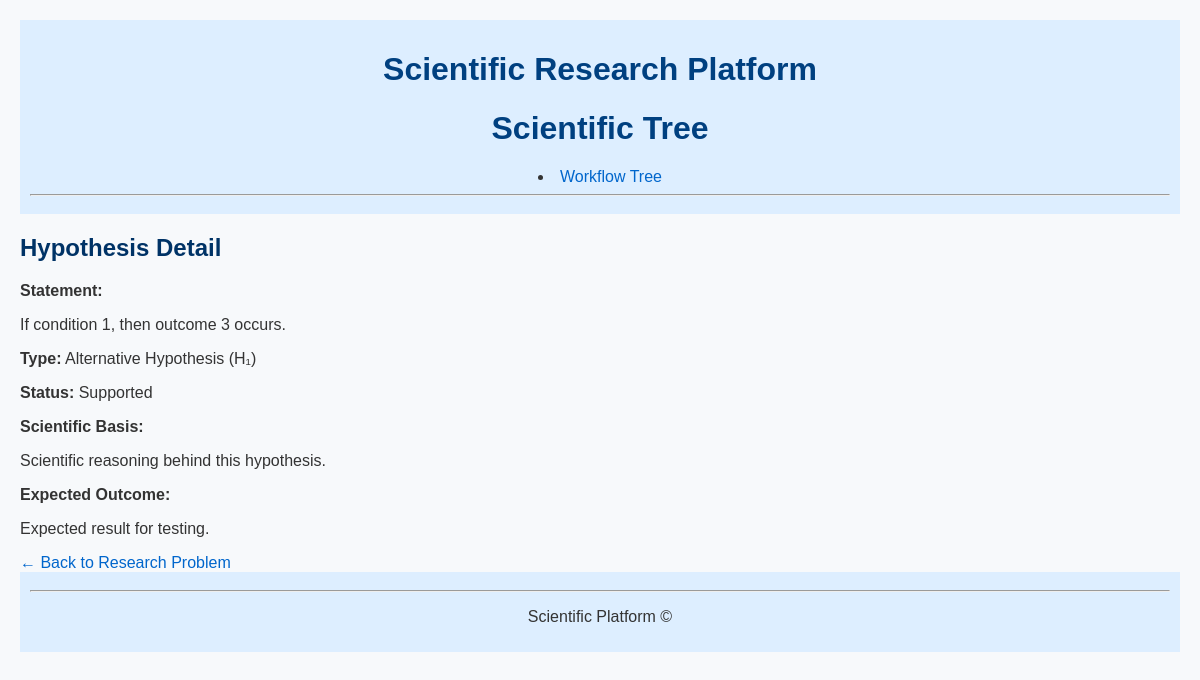
Screenshot of /hypotheses/3/ with the database file from the repository.
### scientificmethod/models.py (models this page shows, shortened)
class TimestampedModel(models.Model):
    created_at = models.DateTimeField(default=timezone.now)
    updated_at = models.DateTimeField(auto_now=True)
    class Meta:
        abstract = True

class Hypothesis(TimestampedModel):
    research_question = models.ForeignKey(ResearchQuestion, on_delete=models.CASCADE, related_name='hypotheses')
    parent_hypothesis = models.ForeignKey('self', null=True, blank=True, on_delete=models.SET_NULL, related_name='child_hypotheses')
    statement = MDTextField()
    hypothesis_type = models.CharField(
        max_length=20,
        choices=[
            ('Null', 'Null Hypothesis (H₀)'),
            ('Alternative', 'Alternative Hypothesis (H₁)')
        ]
    )
    scientific_basis = MDTextField(null=True, blank=True)
    expected_outcome = MDTextField(null=True, blank=True)
    status = models.CharField(
        max_length=20,
        choices=[
            ('Pending', 'Pending Testing'),
            ('Supported', 'Supported by Data'),
            ('Refuted', 'Refuted by Data'),
            ('Modified', 'Modified after Results')
        ],
        default='Pending'
    )
    modification_notes = MDTextField(null=True, blank=True)

### scientificmethod/views.py (the view)
# urls.py: path('hypotheses/<int:pk>/', views.HypothesisDetailView.as_view(), name='hypothesis_detail'),
class HypothesisDetailView(generic.DetailView):
    model = Hypothesis
    template_name = 'scientificmethod/hypothesis_detail.html'
    context_object_name = 'hypothesis'
    def get_context_data(self, **kwargs):
        context = super().get_context_data(**kwargs)
        context['version_history'] = EditHistory.objects.filter(model_name='Hypothesis', object_id=self.object.pk).order_by('-created_at')
        return context

### scientificmethod/templates/scientificmethod/hypothesis_detail.html
{% extends "scientificmethod/../scimethod/base.html" %}
{% block content %}
<h2>Hypothesis Detail</h2>
<p><strong>Statement:</strong><br>{{ hypothesis.statement|linebreaks }}</p>
<p><strong>Type:</strong> {{ hypothesis.get_hypothesis_type_display }}</p>
<p><strong>Status:</strong> {{ hypothesis.status }}</p>
<p><strong>Scientific Basis:</strong><br>{{ hypothesis.scientific_basis|default:"-"|linebreaks }}</p>
<p><strong>Expected Outcome:</strong><br>{{ hypothesis.expected_outcome|default:"-"|linebreaks }}</p>
<a href="{% url 'researchproblem_detail' hypothesis.research_question.research_problem.id %}">← Back to Research Problem</a>
{% endblock %}

### scientificmethod/static/styles.css (style rules this page uses)
body { font-family: 'Helvetica', 'Arial', sans-serif; margin: 20px; background-color: #f7f9fb; color: #333; }
h2, h3, h4, h5, h6 { color: #003366; margin-top: 20px; }
a { color: #0066cc; text-decoration: none; }

### rows the page displays
Hypothesis: statement "If condition 1, then outcome 3 occurs.", hypothesis_type "Alternative Hypothesis (H₁)", status "Supported", scientific_basis "Scientific reasoning behind this hypothesis.", expected_outcome "Expected result for testing."
